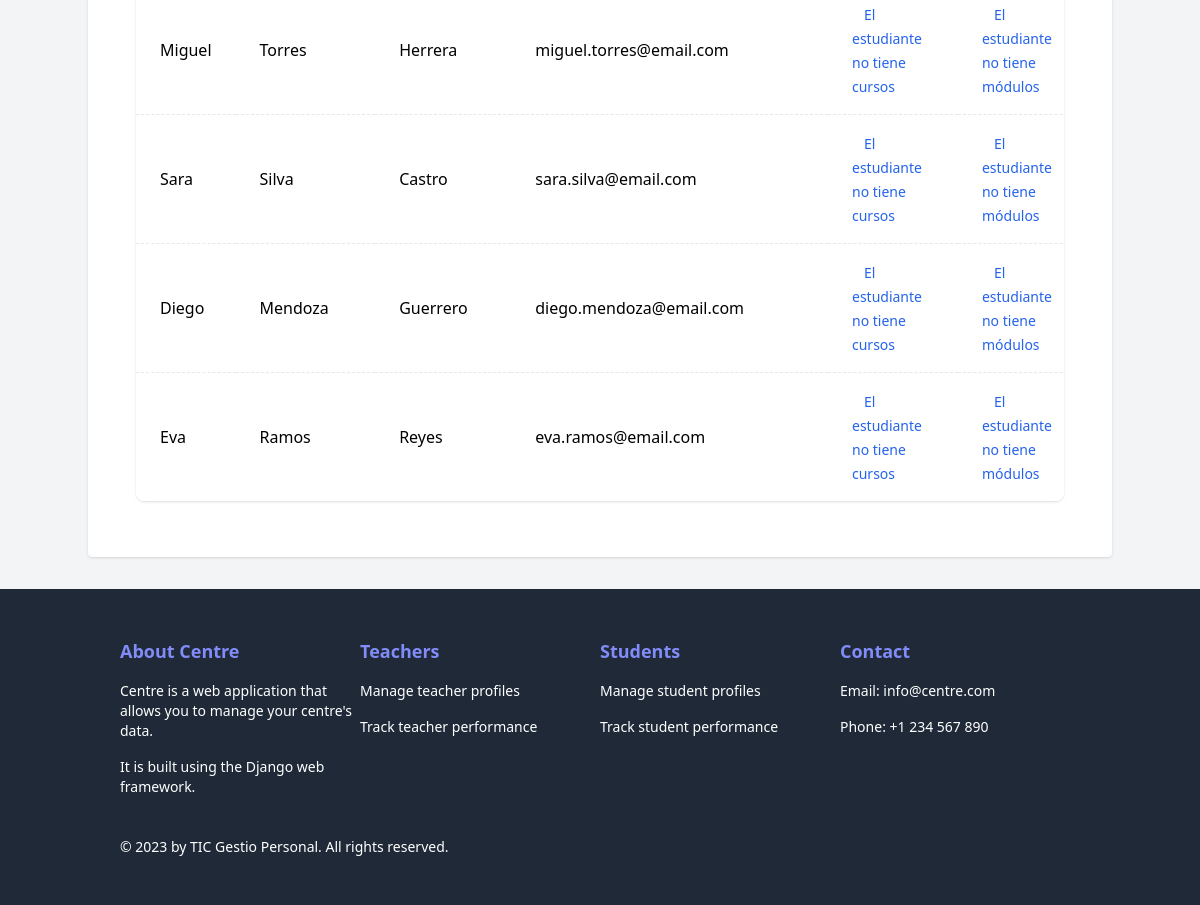
The page /students/ (signed in, lower part) on the database as committed earlier.
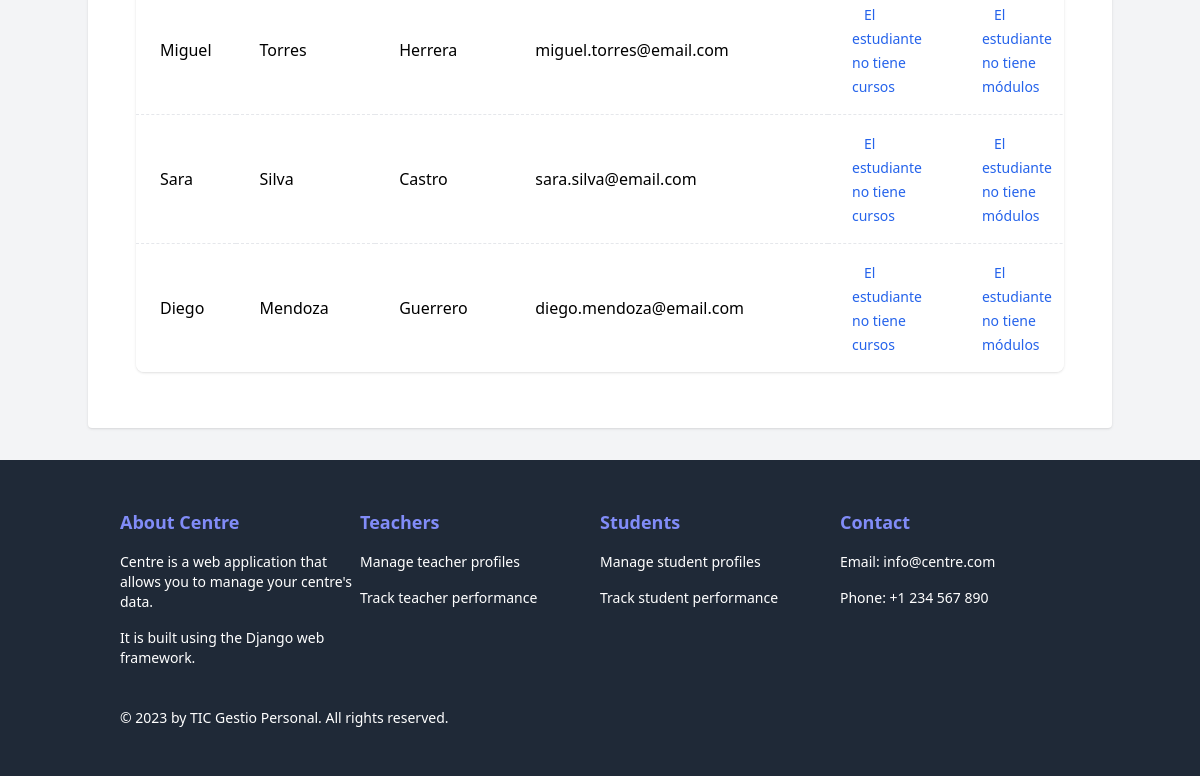
The same page on the database as committed later.
### Centre/models.py (models this page shows, shortened)
class Person(models.Model):
    name = models.CharField(max_length=100)
    lastname1 = models.CharField(max_length=100)
    lastname2 = models.CharField(max_length=100)
    email = models.EmailField()
    class Meta:
        abstract = True

class Student(Person):
    courses = models.ManyToManyField(Course)
    modules = models.ManyToManyField(Module)

### Centre/views.py (the view)
# urls.py: path("students/", StudentsView.as_view(), name="students"),
class StudentsView(View):
    def get(self, request):
        students = Student.objects.all()
        return render(request, "Centre/students/students.html", {"students": students})

### Centre/templates/Centre/students/students.html (shortened to what this page needs)
{% extends "base.html" %}
{% block content %}
    <div class="container mx-auto px-4 py-8">
        <div class="overflow-x-auto bg-white rounded-lg shadow overflow-y-auto relative">
            <table class="border-collapse table-auto w-full whitespace-normal bg-white table-striped relative">
                <tbody>
                {% for student in students %}
                    <tr class="transition-colors duration-300 hover:bg-blue-200 hover:text-blue-800">
                        <td class="border-dashed border-t border-gray-200 px-6 py-4 w-auto">{{ student.name }}</td>
                        <td class="border-dashed border-t border-gray-200 px-6 py-4 w-auto">{{ student.lastname1 }}</td>
                        <td class="border-dashed border-t border-gray-200 px-6 py-4 w-auto">{{ student.lastname2 }}</td>
                        <td class="border-dashed border-t border-gray-200 px-6 py-4 w-auto">{{ student.email }}</td>
                        <td class="border-dashed border-t border-gray-200 px-6 py-4 w-auto">
                            {% for course in student.courses.all %}
                                <span class="bg-blue-200 text-blue-600 rounded-full px-3 py-1 text-sm">{{ course.name }}</span>
                            {% empty %}
                                <span class="text-blue-600 rounded-full px-3 py-1 text-sm">El estudiante no tiene cursos</span>
                            {% endfor %}
                        </td>
                        <td class="border-dashed border-t border-gray-200 px-6 py-4 w-auto">
                            {% for module in student.modules.all %}
                                <span class="bg-blue-200 text-blue-600 rounded-full px-3 py-1 text-sm">{{ module.name }}</span>
                            {% empty %}
                                <span class="text-blue-600 rounded-full px-3 py-1 text-sm">El estudiante no tiene módulos</span>
                            {% endfor %}
                        </td>
                    </tr>
                {% endfor %}
                </tbody>
            </table>
        </div>
    </div>
{% endblock %}

Rows that differ between the two databases and show on the page:
removed Student: name "Eva", lastname1 "Ramos", lastname2 "Reyes", email "eva.ramos@email.com"
